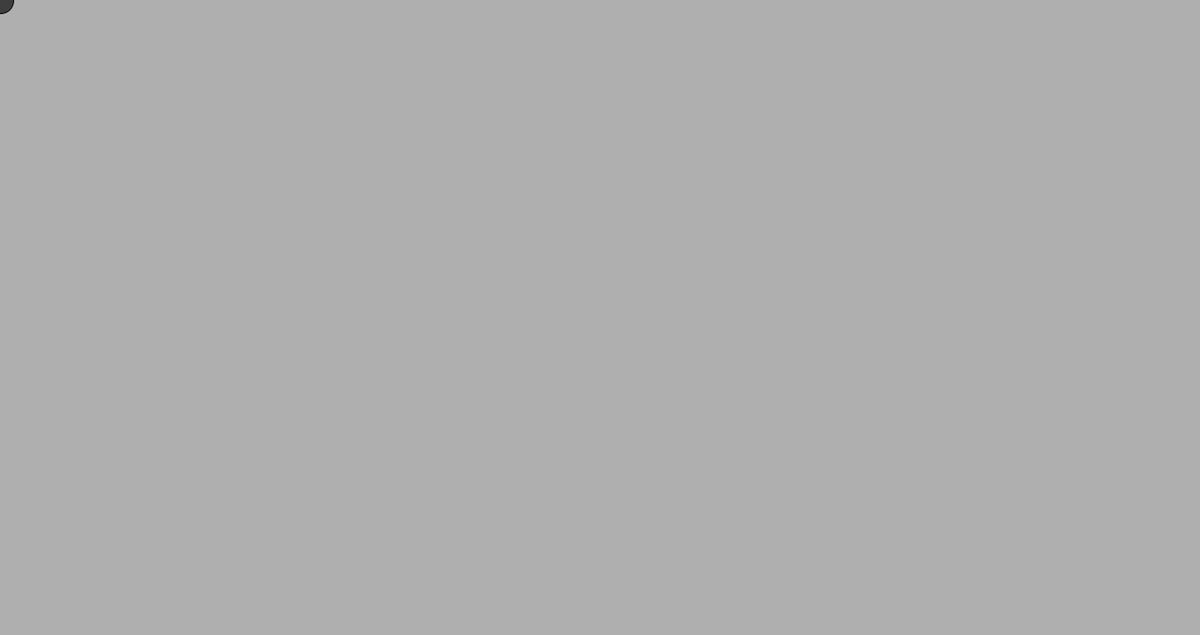
Frame 1 (no input)
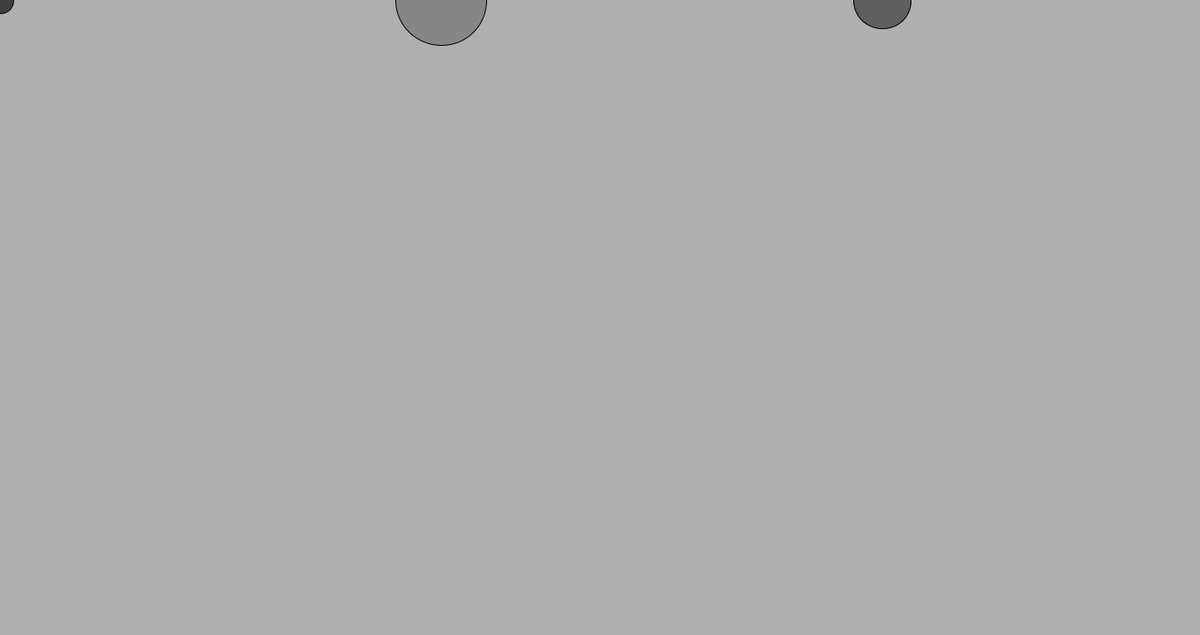
Frame 60 (the mouse pressed at the canvas centre just before this capture)
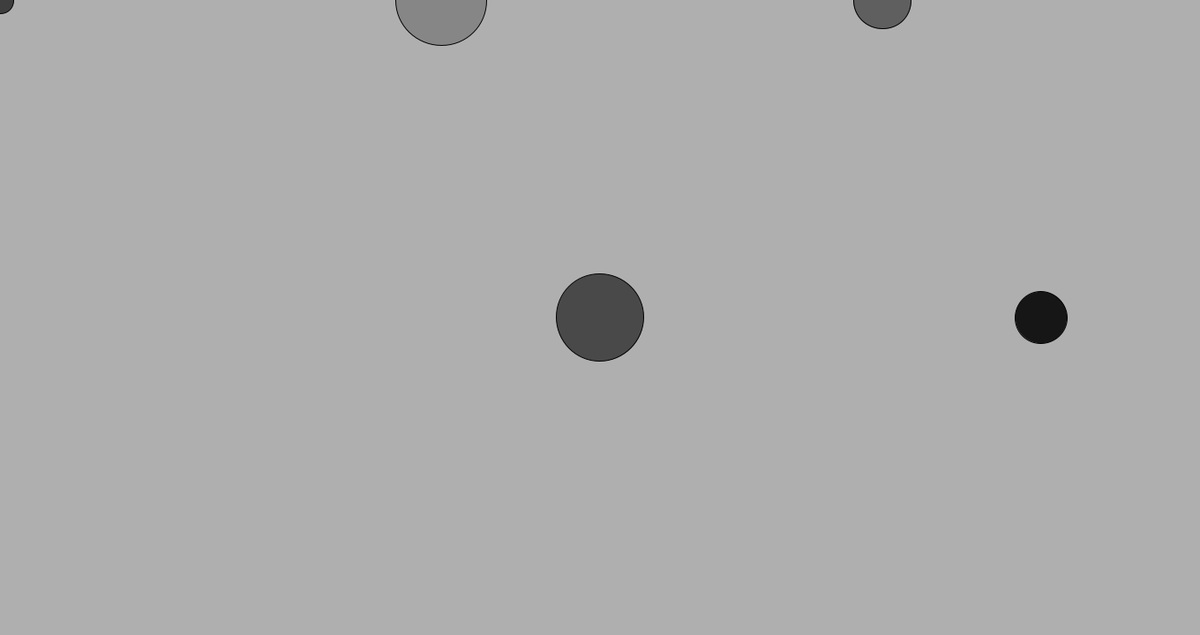
Frame 120 (the mouse held since frame 60 and released just before this capture)

The Processing sketch that drew these frames (run headless with seeded random() and noise(); from frame 60 on, the mouse is pressed at the canvas centre):

// Processing sketch: processing_94280
// ── processing_94280.pde

float r;
float g;
float b;
float a;
float diam;
float x;
float y;
float stroke;

void setup () {
  size (1360,720);
  background (175);
  smooth ();
}

void draw (){
  r =(0-75);
  g =(0-100);
  b =(0-50);
  a = random (255);
  diam = random (120);
  x =(mouseX);
  y =(mouseY);

  
  stroke = random (255);
  fill (r,g,b,a);
  ellipse (x,y,diam,diam);
  
  mouseX = mouseX+500;
  
}

 
